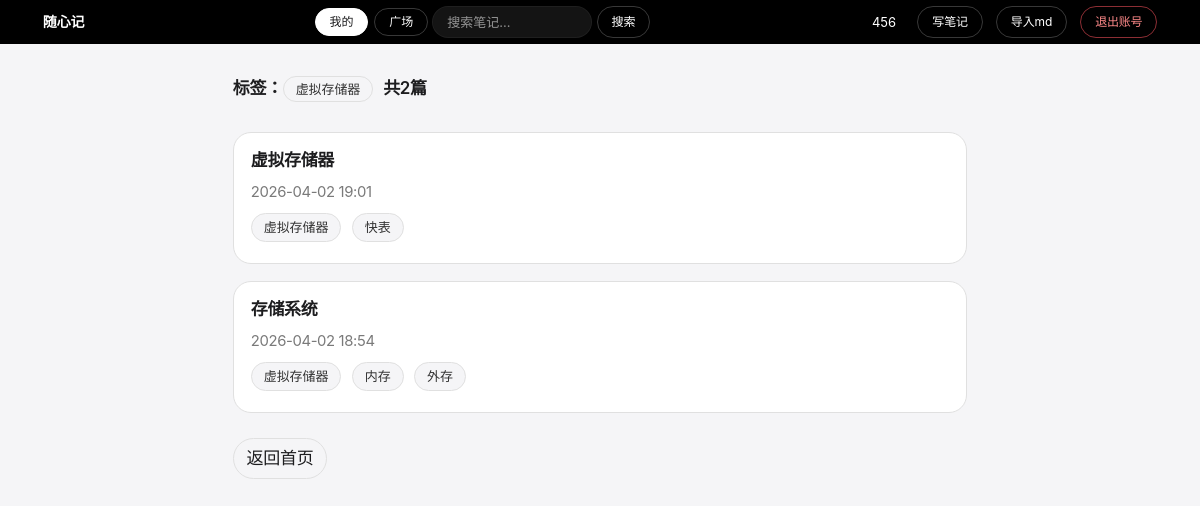
/tags/1 (signed in), run on the app's committed database.
### app.py (models this page shows)
class User(UserMixin, db.Model):
    id       = db.Column(db.Integer, primary_key=True)
    username = db.Column(db.String(80), unique=True, nullable=False)
    password = db.Column(db.String(200), nullable=False)
    notes    = db.relationship('Note', backref='author', lazy=True)
    comments = db.relationship('Comment', backref='author', lazy=True)

class Tag(db.Model):
    id   = db.Column(db.Integer, primary_key=True)
    name = db.Column(db.String(50), unique=True, nullable=False)

class Note(db.Model):
    id         = db.Column(db.Integer, primary_key=True)
    title      = db.Column(db.String(200), nullable=False)
    content    = db.Column(db.Text, nullable=False)
    created_at = db.Column(db.DateTime, default=datetime.utcnow)
    updated_at = db.Column(db.DateTime, default=datetime.utcnow)  # 手动在 edit 时刷新
    user_id    = db.Column(db.Integer, db.ForeignKey('user.id'), nullable=False)
    folder_id  = db.Column(db.Integer, db.ForeignKey('folder.id'), nullable=True)
    is_public  = db.Column(db.Boolean, default=False)
    is_deleted = db.Column(db.Boolean, default=False)
    deleted_at = db.Column(db.DateTime, nullable=True)
    tags       = db.relationship('Tag', secondary=note_tags, backref='notes')
    comments   = db.relationship('Comment', backref='note', lazy=True, order_by='Comment.created_at.desc()', cascade='all, delete-orphan')
    versions   = db.relationship('NoteVersion', backref='note', lazy=True, order_by='NoteVersion.created_at.desc()', cascade='all, delete-orphan')

### app.py (the view)
@app.route('/tags/<int:tag_id>')
@login_required
def view_tag(tag_id):
    tag = get_or_404(Tag, tag_id)
    notes = Note.query.filter_by(user_id=current_user.id, is_deleted=False)\
                     .filter(Note.tags.contains(tag))\
                     .order_by(Note.created_at.desc()).all()
    return render_template('tag.html', tag=tag, notes=notes)

### app.py (called while the page is built)
@app.template_filter('local_time')
def local_time(dt):
    if dt is None:
        return ''
    beijing = timezone(timedelta(hours=8))
    return dt.replace(tzinfo=timezone.utc).astimezone(beijing).strftime('%Y-%m-%d %H:%M')

def get_or_404(model, pk):
    obj = db.session.get(model, pk)
    if obj is None:
        from flask import abort
        abort(404)
    return obj

@login_manager.user_loader
def load_user(user_id):
    return db.session.get(User, int(user_id))

### templates/tag.html (shortened to what this page needs)
{% extends 'base.html' %}
{% block content %}
<div class="row justify-content-center">
    <div class="col-md-8">
        <h5 class="mb-4">标签：<span class="tag-badge">{{ tag.name }}</span> 共{{ notes|length }}篇</h5>
        {% for note in notes %}
        <div class="card mb-3 p-3">
            <div class="d-flex justify-content-between align-items-start">
                <div>
                    <h5><a href="/notes/{{ note.id }}" class="text-decoration-none text-dark">{{ note.title }}</a></h5>
                    <small class="text-muted">{{ note.created_at | local_time }}</small>
                    <div class="mt-2">
                        {% for t in note.tags %}
                        <a href="/tags/{{ t.id }}" class="tag-badge tag-color-{{ t.id % 8 }}">{{ t.name }}</a>
                        {% endfor %}
                    </div>
                </div>
            </div>
        </div>
        {% else %}
        <div class="card p-4 text-center text-muted">
            <p>这个标签下还没有笔记</p>
        </div>
        {% endfor %}
        <a href="/" class="btn btn-outline-secondary mt-2">返回首页</a>
    </div>
</div>
{% endblock %}

### templates/base.html (shortened to what this page needs)
<!DOCTYPE html>
<html>
<head>
    <link href="https://cdn.jsdelivr.net/npm/bootstrap@5.3.0/dist/css/bootstrap.min.css" rel="stylesheet">
    <link rel="stylesheet" href="https://cdn.jsdelivr.net/npm/easymde/dist/easymde.min.css">
</head>
<body>
    <nav class="navbar navbar-dark mb-4">
        <div class="container">
            <a class="navbar-brand fw-bold" href="/">随心记</a>
            {% if current_user.is_authenticated %}
            <form class="d-flex align-items-center me-2" method="GET" action="/search" id="navSearchForm">
                <div class="btn-group btn-group-sm me-1" role="group">
                    <label class="btn btn-outline-light" for="nav-scope-mine">我的</label>
                    <label class="btn btn-outline-light" for="nav-scope-plaza">广场</label>
                </div>
                <input type="text" name="q" class="form-control form-control-sm me-1" placeholder="搜索笔记..."
                    style="width:160px">
                <button type="submit" class="btn btn-sm btn-outline-light">搜索</button>
            </form>
            <div>
                <a href="/profile" class="text-white text-decoration-none me-3">{{ current_user.username }}</a>
                <a href="/notes/new" class="btn btn-sm btn-outline-light me-2">写笔记</a>
                <form method="POST" action="/notes/import" enctype="multipart/form-data" class="d-inline">
                    <label class="btn btn-sm btn-outline-light me-2">
                        导入md
                    </label>
                </form>
                <a href="/logout" class="btn btn-sm btn-outline-danger" data-confirm="确定要退出账号吗？">退出账号</a>
            </div>
            {% endif %}
        </div>
    </nav>
    <div class="container">
        {% block content %}{% endblock %}
    </div>
</body>
</html>

### templates/base.html (style rules this page uses)
:root { --color-primary: #0066cc; --color-primary-focus: #0071e3; --color-primary-on-dark: #2997ff; --color-canvas: #ffffff; --color-canvas-parchment: #f5f5f7; --color-surface-pearl: #fafafc; --color-surface-black: #000000; --color-ink: #1d1d1f; --color-ink-muted-80: #333333; --color-ink-muted-48: #7a7a7a; --color-hairline: #e0e0e0; --color-divider-soft: #f0f0f0; --radius-sm: 8px; --radius-md: 11px; --radius-lg: 18px; --radius-pill: 9999px; --shadow-product: rgba(0, 0, 0, 0.22) 3px 5px 30px 0; }
html, body { background-color: var(--color-canvas-parchment); color: var(--color-ink); font-family: -apple-system, BlinkMacSystemFont, "SF Pro Text", "SF Pro Display", "Helvetica Neue", "PingFang SC", "Microsoft YaHei", system-ui, sans-serif; font-size: 17px; line-height: 1.47; letter-spacing: -0.374px; -webkit-font-smoothing: antialiased; -moz-osx-font-smoothing: grayscale; }
h1, h2, h3, h4, h5, h6 { color: var(--color-ink); font-weight: 600; letter-spacing: -0.374px; }
h5 { font-size: 17px; line-height: 1.24; }
a { color: var(--color-primary); text-decoration: none; transition: color .2s ease; }
.navbar { background-color: var(--color-surface-black) !important; min-height: 44px; padding: 0 16px; margin-bottom: 32px !important; }
.navbar .container { min-height: 44px; }
.navbar-brand { color: #fff !important; font-size: 14px !important; font-weight: 600 !important; letter-spacing: -0.12px; }
.navbar .text-white, .navbar a.text-white { font-size: 13px; letter-spacing: -0.12px; }
#navSearchForm .form-control { height: 32px; padding: 4px 14px; border-radius: var(--radius-pill); border: 1px solid rgba(255, 255, 255, 0.12); background-color: rgba(255, 255, 255, 0.08); color: #fff; font-size: 13px; }
#navSearchForm .form-control::placeholder { color: rgba(255, 255, 255, 0.55); }
.navbar .btn-outline-light { border-radius: var(--radius-pill); padding: 4px 14px; font-size: 12px; font-weight: 400; letter-spacing: -0.12px; border-color: rgba(255, 255, 255, 0.22); color: #fff; }
.navbar .btn-outline-danger { border-radius: var(--radius-pill); padding: 4px 14px; font-size: 12px; border-color: rgba(255, 85, 95, 0.55); color: #ff8a8a; }
.navbar .btn-group { gap: 6px; }
.navbar .btn-check + .btn-outline-light { border-radius: var(--radius-pill) !important; padding: 4px 14px; font-size: 12px; margin-left: 0 !important; border: 1px solid rgba(255, 255, 255, 0.22) !important; }
.navbar .btn-check:checked + .btn-outline-light { background-color: #fff; color: var(--color-ink); border-color: #fff !important; }
.btn { border-radius: var(--radius-pill); font-weight: 400; letter-spacing: -0.224px; transition: transform .15s ease, background-color .2s ease, border-color .2s ease, color .2s ease; }
.btn-outline-secondary { border: 1px solid var(--color-hairline); color: var(--color-ink); background-color: transparent; }
.btn-outline-danger { border: 1px solid #c62828; color: #c62828; background-color: transparent; }
.btn-sm { padding: 6px 14px !important; font-size: 13px; letter-spacing: -0.224px; }
.card { border: 1px solid var(--color-hairline); border-radius: var(--radius-lg); background-color: var(--color-canvas); box-shadow: none; }
.card h5, .card h6 { font-weight: 600; }
.tag-badge { display: inline-block; padding: 4px 12px; border-radius: var(--radius-pill); font-size: 13px; font-weight: 500; letter-spacing: -0.08px; text-decoration: none; margin-right: 6px; margin-bottom: 4px; color: var(--color-ink-muted-80); background-color: var(--color-canvas-parchment); border: 1px solid var(--color-hairline); transition: filter .2s ease, transform .15s ease; }
.tag-color-0, .tag-color-1, .tag-color-2, .tag-color-3, .tag-color-4, .tag-color-5, .tag-color-6, .tag-color-7 { background-color: var(--color-canvas-parchment); color: var(--color-ink-muted-80); border-color: var(--color-hairline); }
.form-control, .form-select { border: 1px solid var(--color-hairline); border-radius: var(--radius-md); padding: 10px 14px; font-size: 15px; color: var(--color-ink); background-color: var(--color-canvas); transition: border-color .2s ease, box-shadow .2s ease; }
.text-muted { color: var(--color-ink-muted-48) !important; }
.text-dark { color: var(--color-ink) !important; }

### data on the page
User: username "456"
Tag: name "虚拟存储器"
Note: title "虚拟存储器", created_at|local_time "2026-04-02 19:01"
Tag: name "快表"
Note: title "存储系统", created_at|local_time "2026-04-02 18:54"
Tag: name "内存"
Tag: name "外存"

### other printed values
{{ notes|length }} "2"
